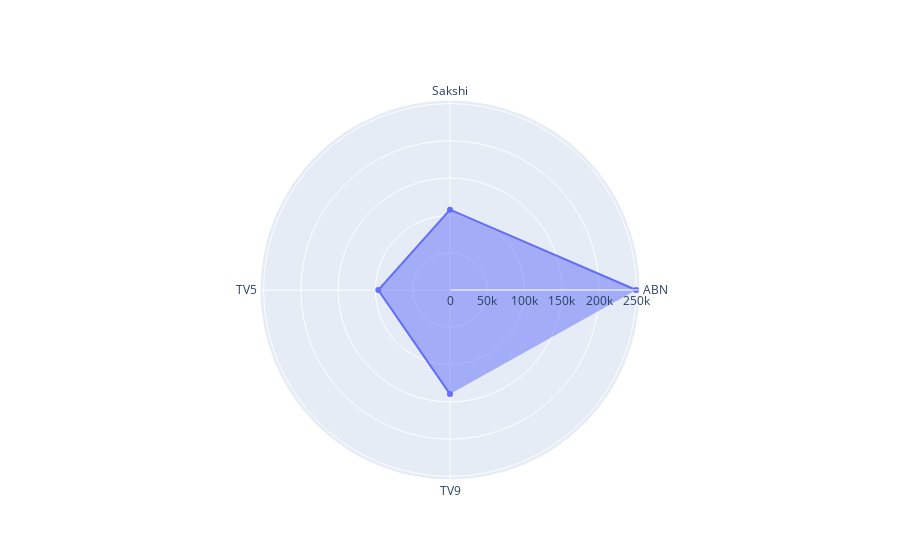

Notebook source saved alongside this figure:
### Code cell
import plotly.graph_objects as go

categories = df_polar['uploader'].values

fig = go.Figure()

fig.add_trace(go.Scatterpolar(
      r=df_polar['duration'].values,
      theta=categories,
      fill='toself',
      name='Product A',log_r
))

### Figure 1 — Plotly figure (JSON) as saved in the notebook; plotly's stock layout.template omitted (floating-point values rounded to 4 significant figures)
{"data": [{"fill": "toself", "name": "Product A", "r": [249727, 107724, 96155, 139535], "theta": ["ABN", "Sakshi", "TV5", "TV9"], "type": "scatterpolar"}], "layout": {}}
